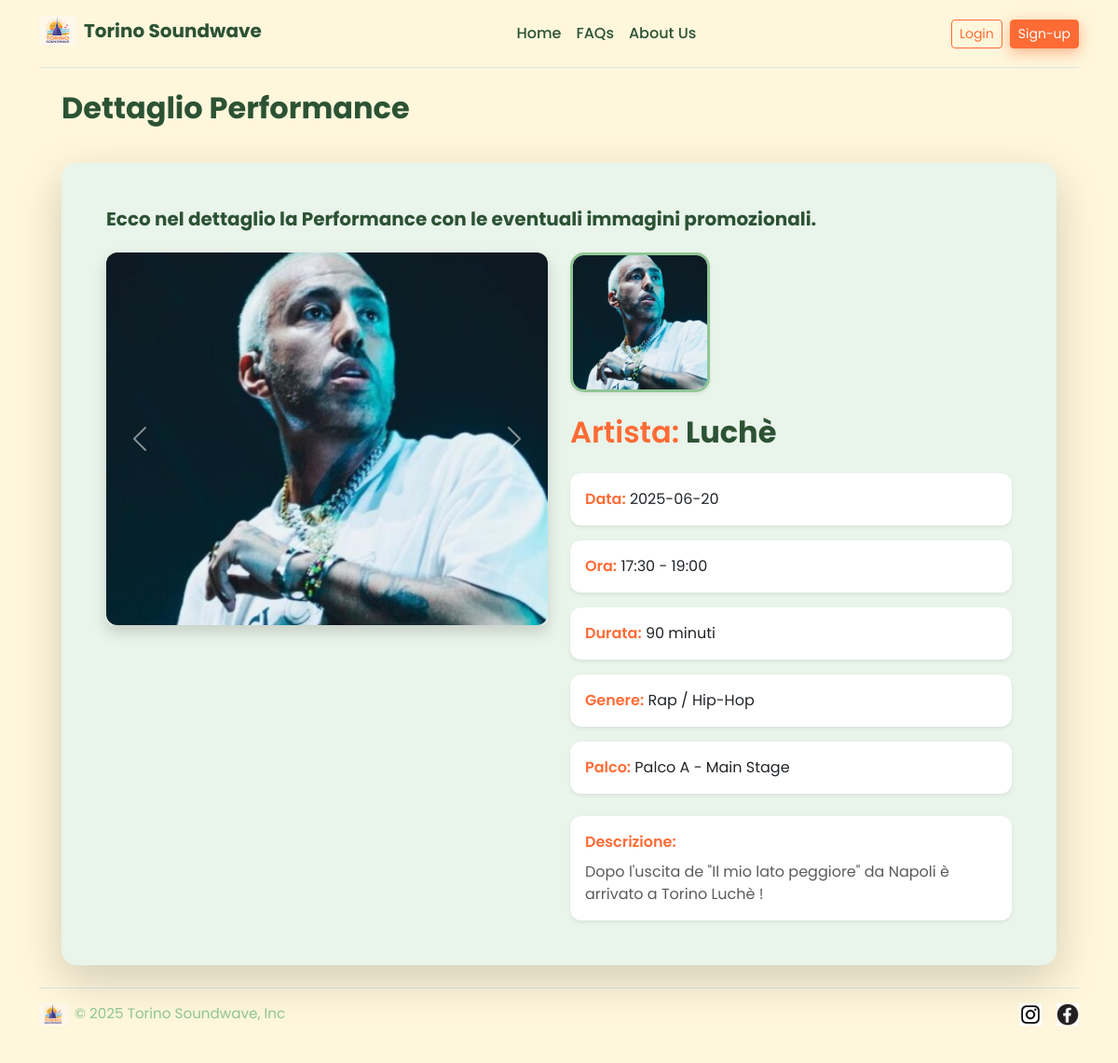
Screenshot of /performance/45 with the database file from the repository.
### tables this page shows
CREATE TABLE "performances" (
	"id"	INTEGER,
	"data"	TEXT NOT NULL,
	"ora_inizio"	INTEGER NOT NULL,
	"ora_fine"	TEXT NOT NULL,
	"descrizione"	TEXT NOT NULL,
	"nome_artista"	TEXT NOT NULL UNIQUE,
	"img_artista"	TEXT NOT NULL,
	"genere"	TEXT NOT NULL,
	"is_visibile"	INTEGER NOT NULL,
	"id_palco"	INTEGER NOT NULL,
	"id_organizzatore"	INTEGER NOT NULL,
	PRIMARY KEY("id" AUTOINCREMENT),
	FOREIGN KEY("id_organizzatore") REFERENCES "utenti"("id"),
	FOREIGN KEY("id_palco") REFERENCES "palchi"("id")
);

CREATE TABLE "palchi" (
	"id"	INTEGER,
	"nome"	TEXT NOT NULL,
	PRIMARY KEY("id" AUTOINCREMENT)
);

### app.py (the view)
@app.route('/performance/<int:id>')
def dettaglio_performance(id):
    try:
        performance = performances_dao.get_performance_by_id(id)
        immagini = immagini_dao.get_immagini_by_id_perf(id)
        durata = (int(performance['ora_fine'][:2]) - int(performance['ora_inizio'][:2])) * 60 + \
                (int(performance['ora_fine'][3:5]) - int(performance['ora_inizio'][3:5]))
        return render_template('dettaglio_performance.html', performance=performance, immagini=immagini, durata=durata)
    except:
        flash("Errore nel caricamento performance.", "error")
        return redirect(url_for("home"))

### immagini_dao.py (called while the page is built)
def get_immagini_by_id_perf(id):
    sql = "SELECT url_immagine FROM has_immagini WHERE id_performance = ?"
    conn = sqlite3.connect("soundwave.db")
    cursor = conn.cursor()
    cursor.execute(sql, (id,))
    res = cursor.fetchall()
    cursor.close()
    conn.close()
    return [row[0] for row in res]

### performances_dao.py (called while the page is built)
def get_performance_by_id(id):
    sql = """
        SELECT
            p1.id,
            p1.data,
            p1.ora_inizio,
            p1.ora_fine,
            p1.descrizione,
            p1.nome_artista,
            p1.img_artista,
            p1.genere,
            p2.nome AS nome_palco
        FROM performances p1
        JOIN palchi p2 ON p1.id_palco = p2.id
        WHERE p1.is_visibile = 1 AND p1.id = ?
    """
    conn = sqlite3.connect("soundwave.db")
    conn.row_factory = sqlite3.Row
    cursor = conn.cursor()
    cursor.execute(sql, (id,))
    perf = cursor.fetchone()
    cursor.close()
    conn.close()
    return perf

### templates/dettaglio_performance.html (shortened to what this page needs)
{% extends "base.html" %}
{% block contenuto %}
<div class="container-fluid px-3 px-md-4">
    <div class="row mb-4">
        <div class="col-12">
            <h2 class="mb-3 text-center text-md-start">
                Dettaglio Performance
            </h2>
        </div>
    </div>
    <div class="card rounded-4 shadow-lg border-0">
        <div class="card-body p-4 p-md-5 bg2 rounded-4">
            <div class="row mb-4">
                <div class="col-12">
                    <h5 class="text-center text-md-start mb-0">
                        Ecco nel dettaglio la Performance con le eventuali immagini promozionali.
                    </h5>
                </div>
            </div>
            <div class="row g-4 align-items-start">
                <div class="col-12 col-lg-6 order-1 order-lg-1">
                    <div class="position-relative">
                        <div id="carouselExample" class="carousel slide rounded-3 overflow-hidden shadow"
                            data-bs-ride="carousel">
                            <div class="carousel-inner">
                                <div class="carousel-item active">
                                    <img src="{{ url_for('static', filename=performance['img_artista'] )}}"
                                        class="d-block w-100 carousel-image" alt="Immagine performance">
                                </div>
                            </div>
                            {% if immagini|length > 0 %}
                            <button class="carousel-control-prev" type="button" data-bs-target="#carouselExample"
                                data-bs-slide="prev" aria-label="Immagine precedente">
                                <span class="carousel-control-prev-icon" aria-hidden="true"></span>
                            </button>
                            <button class="carousel-control-next" type="button" data-bs-target="#carouselExample"
                                data-bs-slide="next" aria-label="Immagine successiva">
                                <span class="carousel-control-next-icon" aria-hidden="true"></span>
                            </button>
                            {% endif %}
                        </div>
                    </div>
                </div>
                <div class="col-12 col-lg-6 order-2 order-lg-2">
                    <div class="h-100">
                        <div class="text-center text-lg-start mb-4">
                            <img src="{{ url_for('static', filename=performance['img_artista']) }}" alt="Foto artista"
                                class="artist-img shadow-sm d-inline-block d-lg-block mb-3"
                                style="width: 150px; height: 150px; border-radius: 15px;">
                        </div>
                        <div class="performance-details">
                            <div class="mb-4">
                                <h2 class="mb-2">
                                    <strong>Artista:</strong> {{ performance['nome_artista'] }}
                                </h2>
                            </div>
                            <div class="details-grid">
                                <div class="mb-3">
                                    <div class="card border-0 shadow-sm">
                                        <div class="card-body py-3">
                                            <p class="mb-0">
                                                <strong>Data:</strong> {{ performance['data'] }}
                                            </p>
                                        </div>
                                    </div>
                                </div>
                                <div class="mb-3">
                                    <div class="card border-0 shadow-sm">
                                        <div class="card-body py-3">
                                            <p class="mb-0">
                                                <strong>Ora:</strong> {{ performance['ora_inizio'] }} - {{
                                                performance['ora_fine'] }}
                                            </p>
                                        </div>
                                    </div>
                                </div>
                                <div class="mb-3">
                                    <div class="card border-0 shadow-sm">
                                        <div class="card-body py-3">
                                            <p class="mb-0">
                                                <strong>Durata:</strong> {{ durata }} minuti
                                            </p>
                                        </div>
                                    </div>
                                </div>
                                <div class="mb-3">
                                    <div class="card border-0 shadow-sm">
                                        <div class="card-body py-3">
                                            <p class="mb-0">
                                                <strong>Genere:</strong> {{ performance['genere'] }}
                                            </p>
                                        </div>
                                    </div>
                                </div>
                                <div class="mb-3">
                                    <div class="card border-0 shadow-sm">
                                        <div class="card-body py-3">
                                            <p class="mb-0">
                                                <strong>Palco:</strong> {{ performance['nome_palco'] }}
                                            </p>
                                        </div>
                                    </div>
                                </div>
                            </div>
                            {% if performance['descrizione'] %}
                            <div class="mt-4">
                                <div class="card border-0 shadow-sm">
                                    <div class="card-body">
                                        <p class="mb-2">
                                            <strong>Descrizione:</strong>
                                        </p>
                                        <p class="mb-0 text-muted">
                                            {{ performance['descrizione'] }}
                                        </p>
                                    </div>
                                </div>
                            </div>
                            {% endif %}
                        </div>
                    </div>
                </div>
            </div>
        </div>
    </div>
</div>
{% endblock %}

### static/styles/styles.css (style rules this page uses)
:root { --festival-orange: #ff6b35; --festival-yellow: #f7931e; --festival-green-dark: #2c5234; --festival-green-light: #90c695; --festival-sky: #87ceeb; --festival-cream: #fef7dc; --festival-orange-hover: #e55a2b; --festival-yellow-hover: #e0851a; --festival-green-hover: #234429; }
body { background-color: var(--festival-cream); color: var(--festival-green-dark); font-family: 'Poppins', sans-serif; }
h1, h2, h3, h5, .display-4, .text-1 { color: var(--festival-green-dark); font-weight: 700; }
strong, .evident { color: var(--festival-orange); font-weight: 600; }
.card { background-color: white; border: 1px solid rgba(144, 198, 149, 0.3); box-shadow: 0 8px 20px rgba(44, 82, 52, 0.1); border-radius: 12px; transition: all 0.3s ease; }
.accordion-header, .bg2 { background-color: rgba(144, 198, 149, 0.2); }
.artist-img { width: 80px; height: 80px; object-fit: cover; border-radius: 50%; margin-right: 15px; border: 3px solid var(--festival-green-light); transition: border-color 0.3s ease; }
.carousel-image { height: 400px; object-fit: cover; object-position: center; border-radius: 12px; }

### rows the page displays
performances: img_artista (picture), nome_artista "Luchè", data "2025-06-20", ora_inizio "17:30", ora_fine "19:00", genere "Rap / Hip-Hop", descrizione "Dopo l'uscita de \"Il mio lato peggiore\" da Napoli è arrivato a Torino Luchè !"
palchi: nome_palco "Palco A - Main Stage"

### other values shown
{{ durata }} "90"
